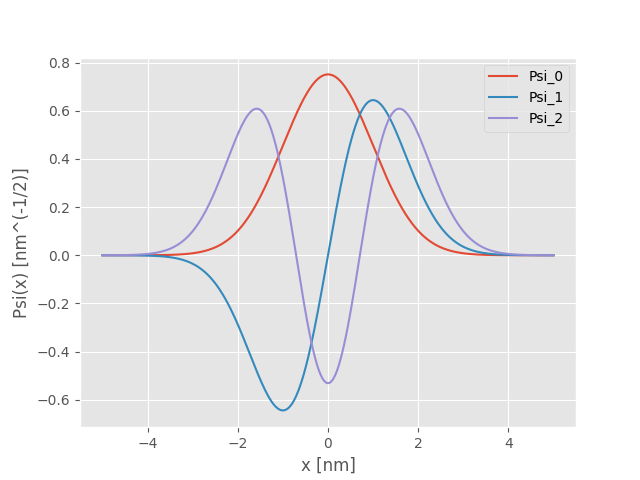

Write Python code to recreate this figure.
from __future__ import division
import numpy as np
import matplotlib.pyplot as plt
plt.style.use("ggplot")


h = 6.626e-34
hbar = h/(2*np.pi)
k = 1
m = (hbar)**2/k
omega = np.sqrt(k/m)
gamma = m*omega/hbar

x = np.linspace(-5, 5, 10000)

def psi_0(x):
    return (gamma/np.pi)**(1/4)*np.exp(-(gamma/2)*x**2)

def psi_1(x):
    return (gamma/np.pi)**(1/4) * np.sqrt(2*gamma)* x *np.exp(-(gamma/2)*x**2)

def psi_2(x):
    return 1/np.sqrt(2) * (gamma/np.pi)**(1/4)*(2*gamma*x**2-1)*np.exp(-(gamma/2)*x**2)

plt.plot(x, psi_0(x), x, psi_1(x), x, psi_2(x))
plt.xlabel("x [nm]")
plt.ylabel("Psi(x) [nm^(-1/2)]")
plt.legend(["Psi_0", "Psi_1", "Psi_2"])
plt.savefig("oblig6.png")
plt.show()